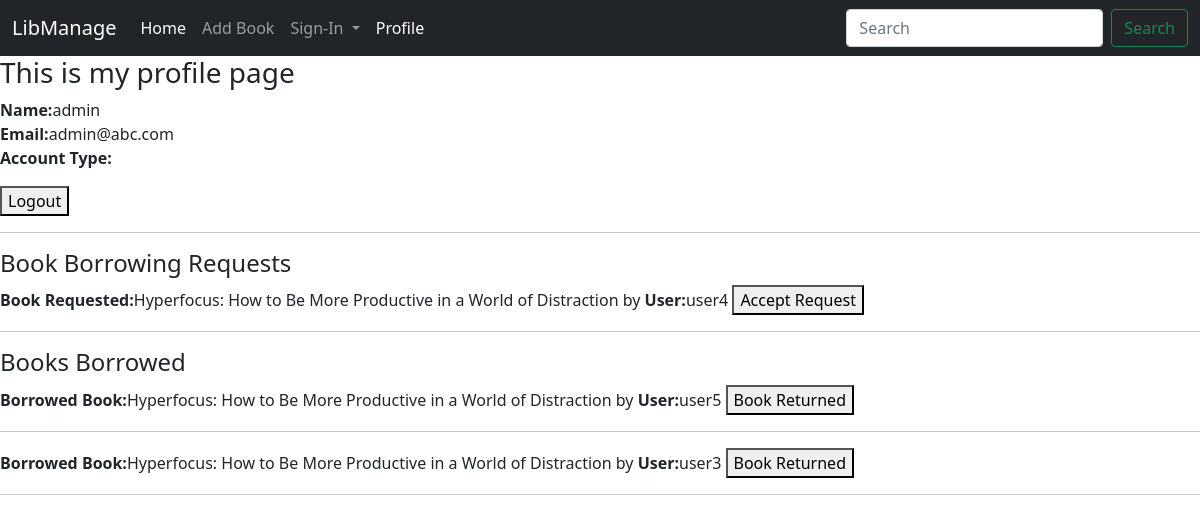
The app's page /profile (signed in) with its own data.
### home/models.py (models this page shows, shortened)
class BookRequest(models.Model):
    user = models.CharField(max_length=200)
    ISBN = models.CharField(max_length=100)
    title = models.CharField(max_length=200)
    author = models.CharField(max_length=200)
    objects = models.Manager()

class BorrowedBook(models.Model):
    user = models.CharField(max_length=200)
    ISBN = models.CharField(max_length=100)
    title = models.CharField(max_length=200)
    author = models.CharField(max_length=200)
    objects = models.Manager()

### home/views.py (the view)
# urls.py: path('profile', views.profile, name='profile'),
def profile(request):
    if request.user.is_authenticated:
        if request.user.profile.account_type=='user':
            if request.method=='POST': # user has requested to borrow book
                bookitem=Book.objects.get(id=request.POST.get('id'))
                request_item=BookRequest(user=request.user.username,ISBN=bookitem.ISBN,title=bookitem.title,author=bookitem.author)
                request_item.save()
                messages.success(request, 'Your request has benn registered')
            try:
                book_requests = BookRequest.objects.filter(user=request.user.username)
            except BookRequest.DoesNotExist:
                book_requests = None
            try:
                borrowed_books = BorrowedBook.objects.filter(user=request.user.username)
            except BorrowedBook.DoesNotExist:
                borrowed_books = None
            context = {
                'book_requests':book_requests,
                'borrowed_books':borrowed_books,
            }
            return render(request, 'profile.html',context)
        else:
            if request.method=='POST': # librarian accepted the request
                request_item =BookRequest.objects.get(id=request.POST.get('id'))
                borrowed_item=BorrowedBook(user=request_item.user,ISBN=request_item.ISBN,title=request_item.title,author=request_item.author)
                borrowed_item.save()
                request_item.delete()
            try:
                book_requests = BookRequest.objects.all()
            except BookRequest.DoesNotExist:
                book_requests = None
            try:
                borrowed_books = BorrowedBook.objects.all()
            except BorrowedBook.DoesNotExist:
                borrowed_books = None
            context = {
                'book_requests':book_requests,
                'borrowed_books':borrowed_books,
            }
            return render(request, 'profile.html', context)
    else:
        return redirect('login_user')

### templates/profile.html (shortened to what this page needs)
{% extends 'base.html' %}
{% block body %}
<h3>This is my profile page</h3>
<p>
    <b>Name:</b>{{ user.username}}<br>
    <b>Email:</b>{{ user.email }}<br>
    <b>Account Type:</b>{{ user.profile.account_type }}<br>
</p>
<a href="logout_user"><button>Logout</button></a>
{% ifnotequal user.profile.account_type 'user' %}
    <hr>
    <h4>Book Borrowing Requests</h4>
    {% for request in book_requests %}
        <form action='profile' method='post'>
        <p><b>Book Requested:</b>{{request.title}}  by   <b>User:</b>{{request.user}}
        <button type='submit'>Accept Request</button>
        </p>
        <form>
    {% endfor %}
    <hr>
    <h4>Books Borrowed</h4>
    {% for request in borrowed_books %}
        <form action='book_returned' method='post'>
            <p><b>Borrowed Book:</b>{{request.title}}  by   <b>User:</b>{{request.user}}
            <button type='submit'>Book Returned</button>
            </p>
        </form>
    <hr>
    {% endfor %}
{% endifnotequal %}
{% endblock body %}

### records on screen
BookRequest: title "Hyperfocus: How to Be More Productive in a World of Distraction", user "user4"
BorrowedBook: title "Hyperfocus: How to Be More Productive in a World of Distraction", user "user5"
BorrowedBook: title "Hyperfocus: How to Be More Productive in a World of Distraction", user "user3"

### other values on screen
{{ user.username }} "admin"
{{ user.email }} "admin@abc.com"
